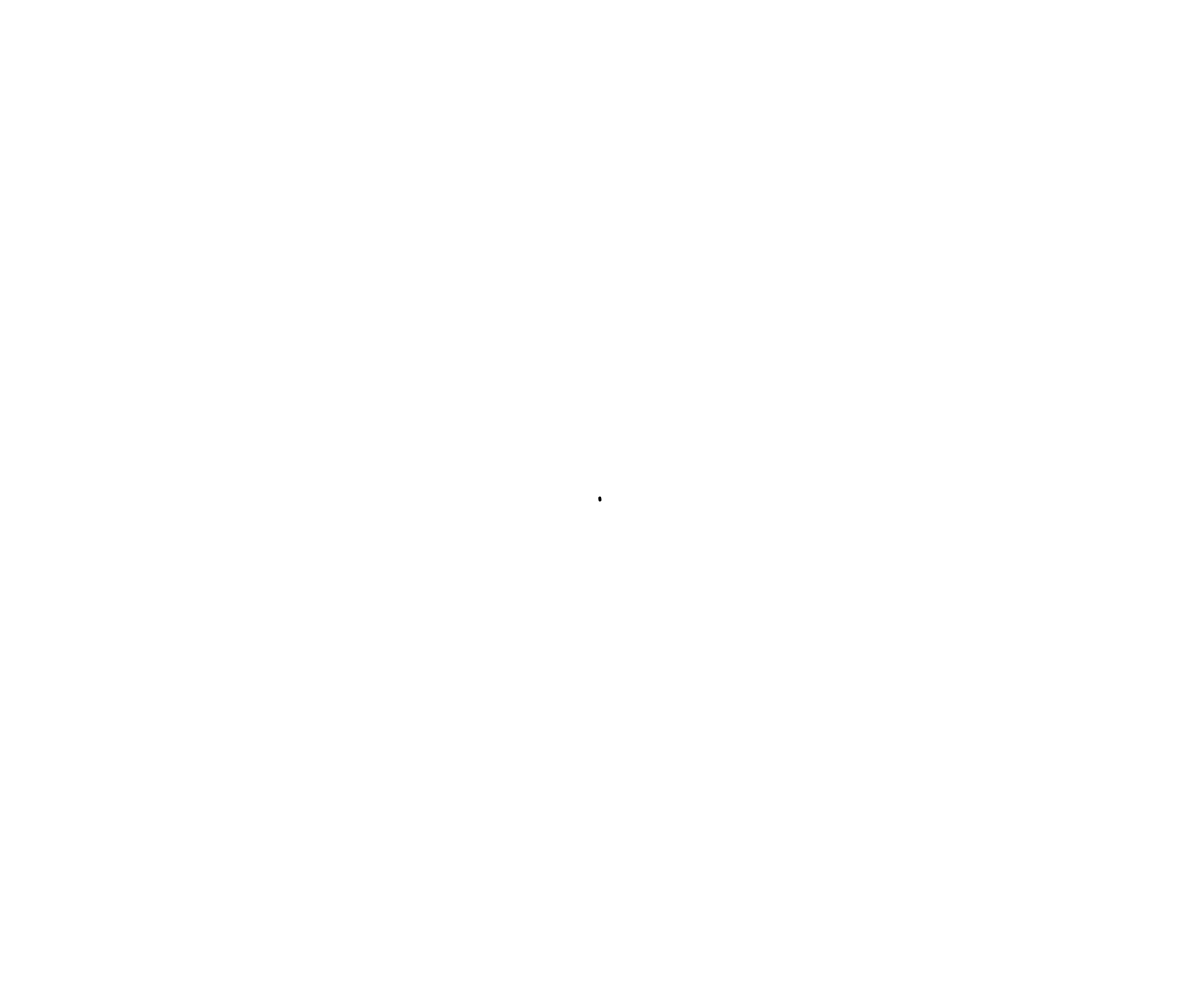
Frame 1 (no input)
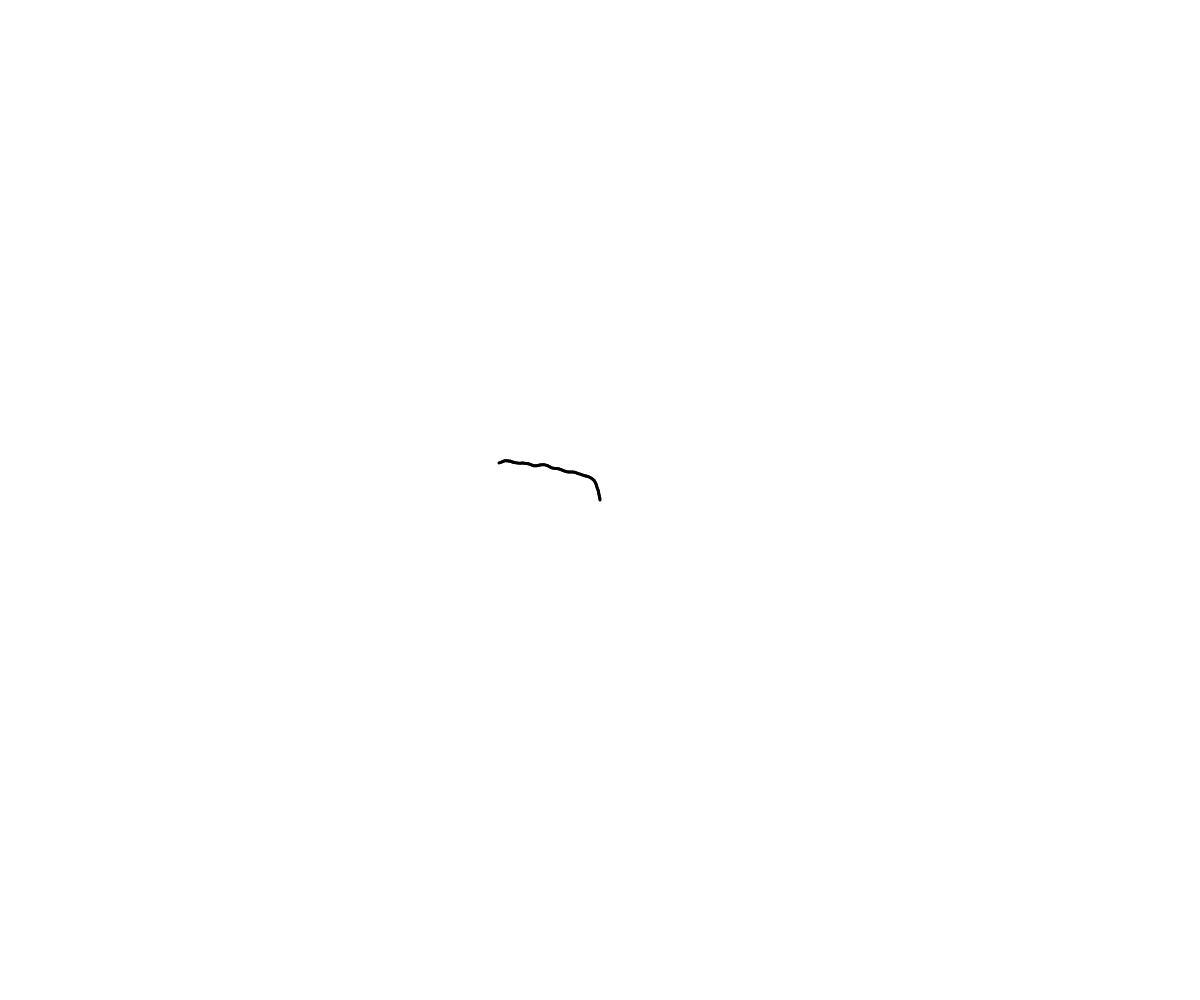
Frame 60 (no input)
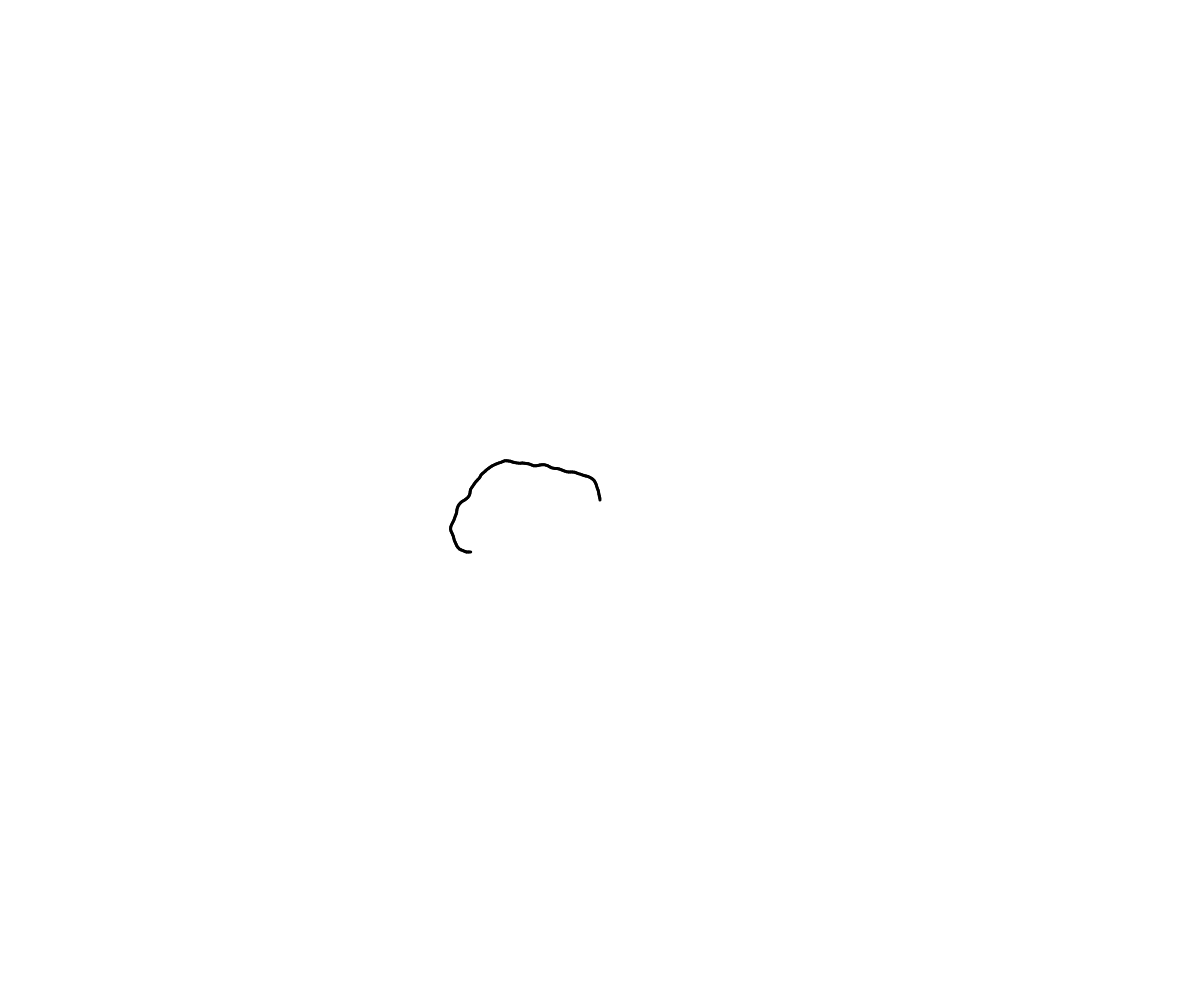
Frame 120 (the mouse pressed at the canvas centre since frame 60)

The p5.js sketch that drew these frames (run headless with seeded random() and noise() and a simulated clock; from frame 60 on, the mouse is pressed at the canvas centre):

// p5.js sketch
// ── sketch.js
/*

    Línea azarosa a partir de un "elemento merodeador"

*/


let x,y;   // la posición del elemento
let nx,ny; // la siguiente posición del elemento
let t;     // el ángulo de avance del elemento


function setup() {
  // sketch a pantalla completa
  createCanvas(windowWidth, windowHeight);

  // inicializar valores necesarios
  x = width/2;
  y = height/2;
  t = -HALF_PI;

  strokeWeight(3);
}

function draw() {
  moveElement(); // función personalizada
  line(x, y, nx, ny); // línea desde la ubicación actual hasta la próxima
  x = nx;
  y = ny;
}


function moveElement(){
  var n = noise(millis()/30) - .5;
  t += n;

  // identidad circular
  nx = x + cos(t) * 2;
  ny = y + sin(t) * 2;

  if(x > width || x < 0 || y < 0 || y > height){
   t += PI;
  }
}
